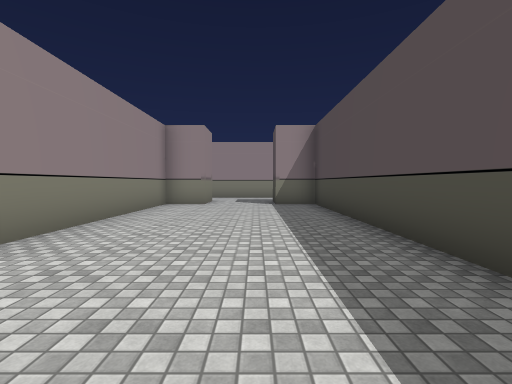
[1] (above)

24 first-person views from a walk through a Unity game level. The camera is 1.4 m above the floor, tilts 2° down and sees 85° across. The floor is counted in squares, 2 m on a side. Each view is taken from the middle of a square. On the plan, view 1 faces up. The plan holds only what a view shows up to about 9 squares ahead; the rest is blank. The place goes on beyond the plan. The player character is not drawn. Some surface patterns are stand-ins.

[2]
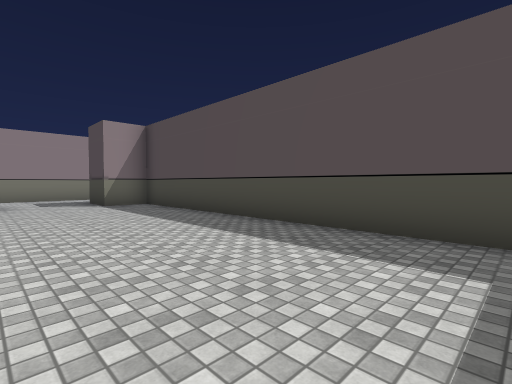

[3]
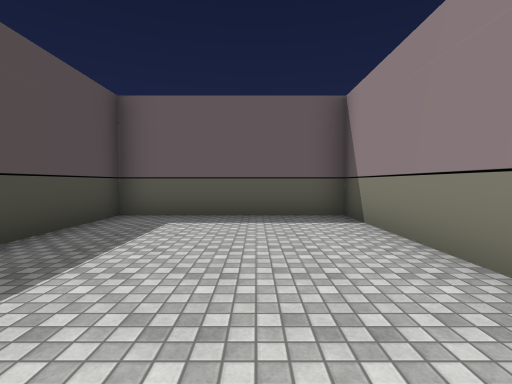

[4]
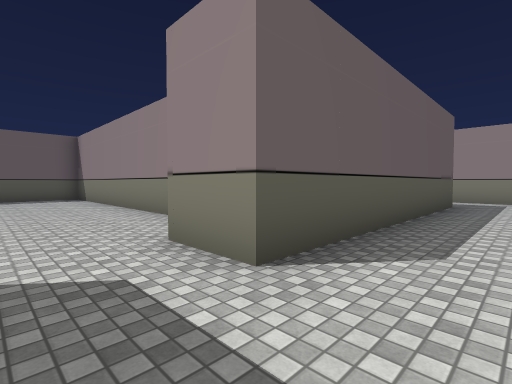

[5]
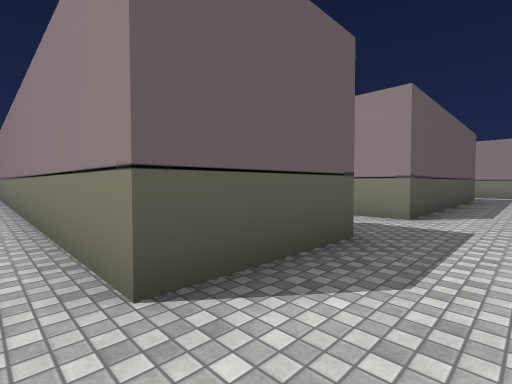

[6]
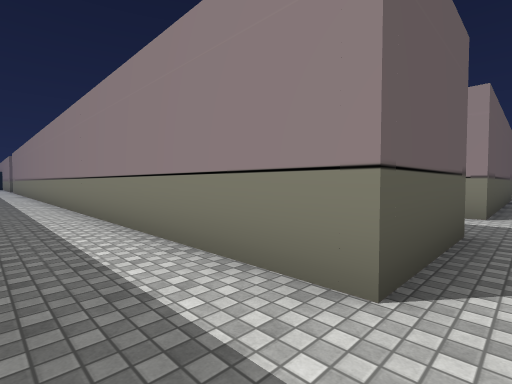

[7]
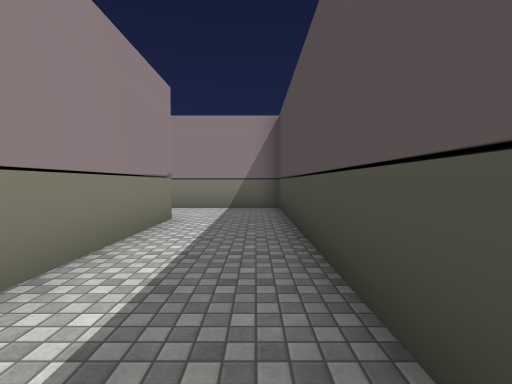

[8]
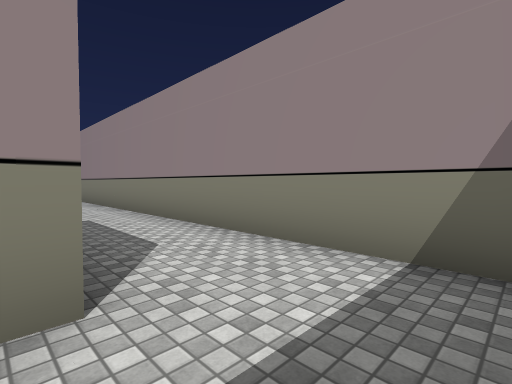

[9]
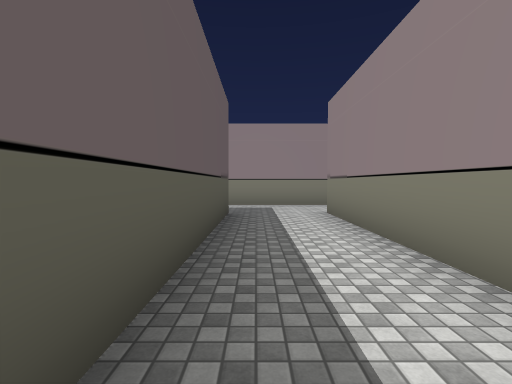

[10]
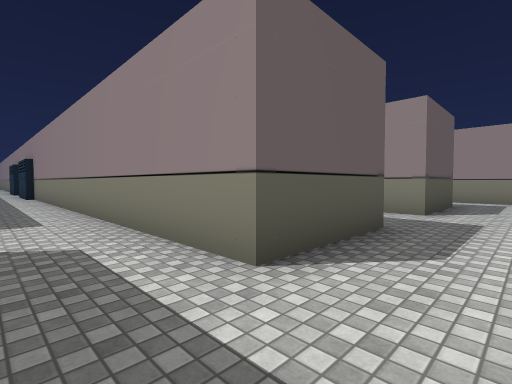

[11]
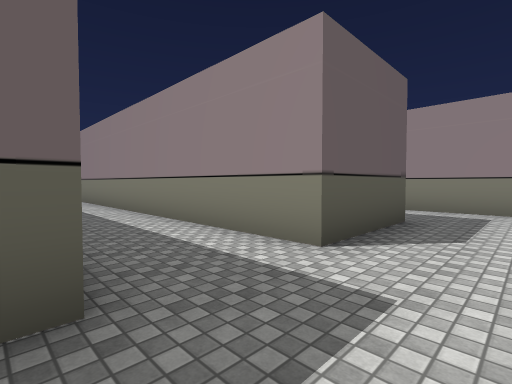

[12]
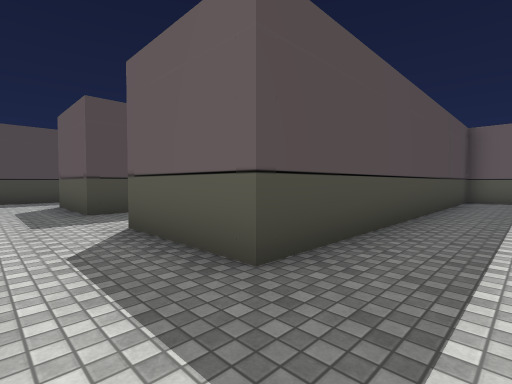

[13]
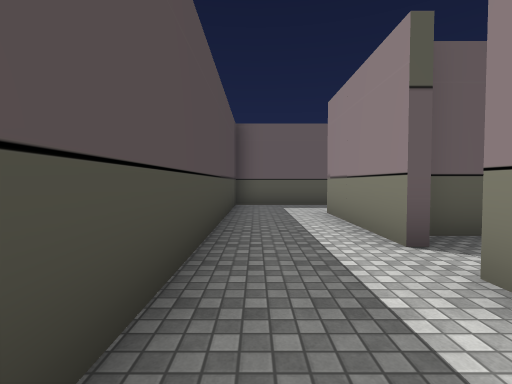

[14]
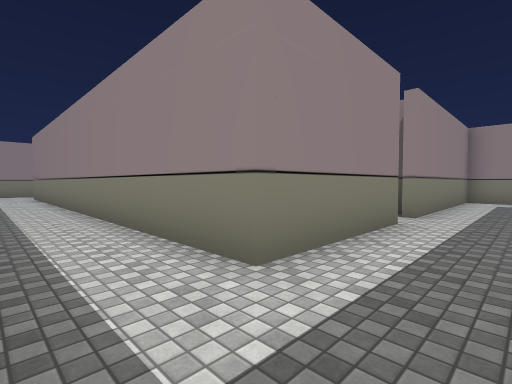

[15]
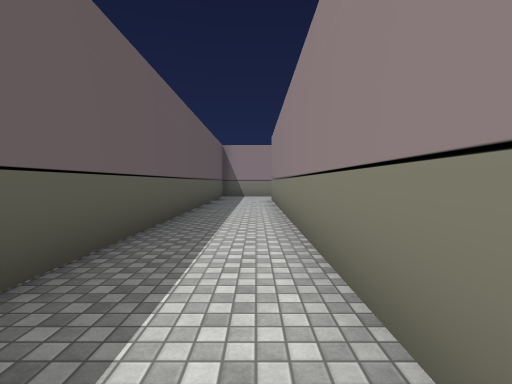

[16]
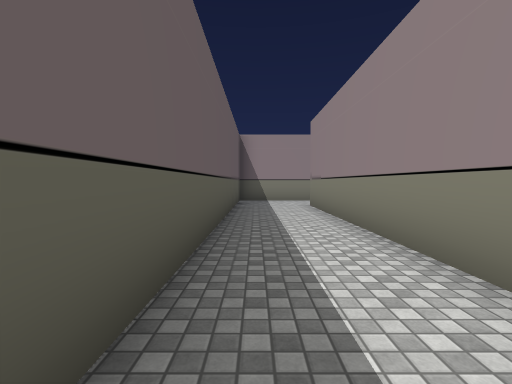

[17]
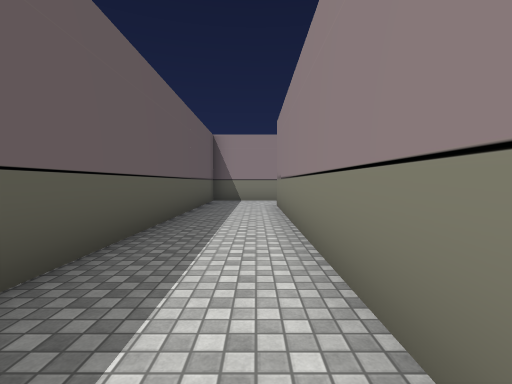

[18]
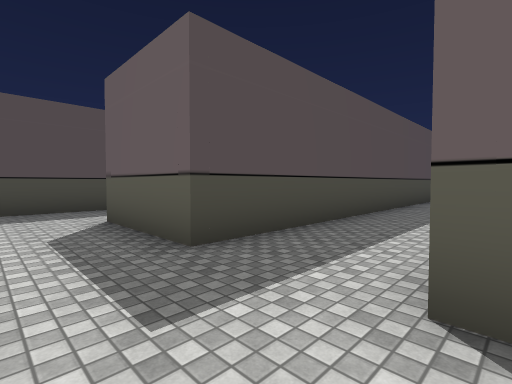

[19]
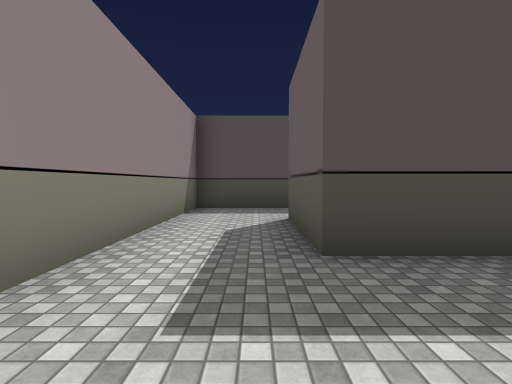

[20]
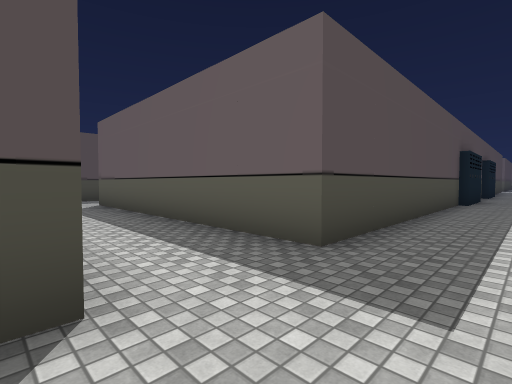

[21]
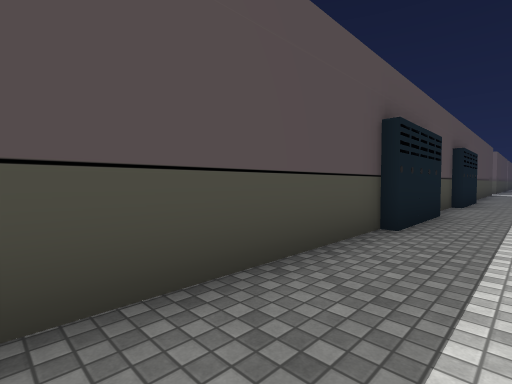

[22]
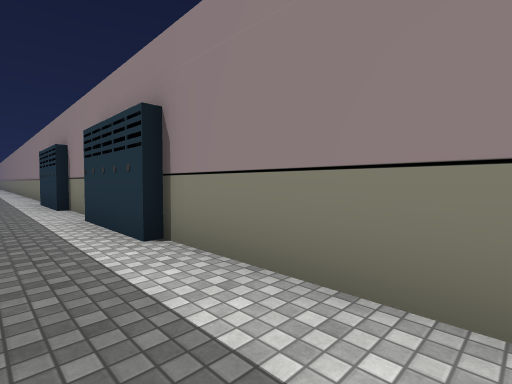

[23]
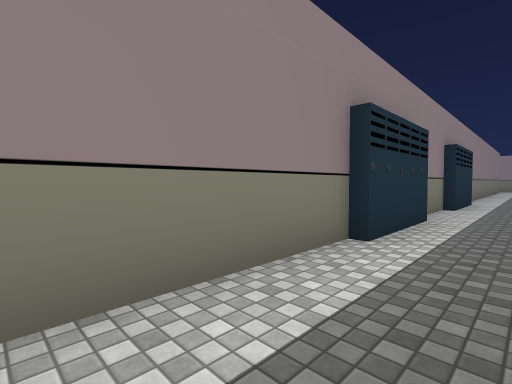

[24]
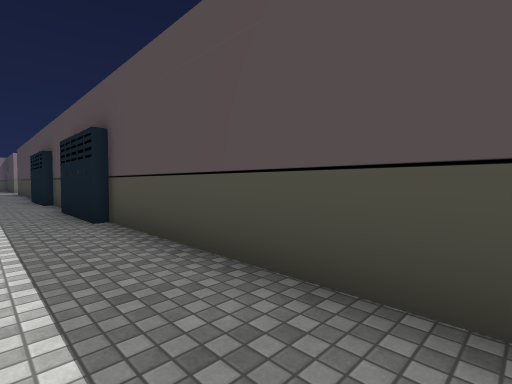

### Floor plan
Points are (right, up) in squares from view 1. A wall is a line through its corners. A room is listed if a view was taken in it or the views show most of it. See-through windows are left out.
Room 1 (views 1, 2, 3)
walls: (-1.6, 8.9) (-2.9, 8.9) (-2.9, -0.9) (1.9, -0.9) (1.9, 8.9) (0.6, 8.9)
ways out: opening at (-0.5, 9.5) to room 2
Room 2 (views 4, 5, 6, 7, 8, 9, 10, 11, 12, 13, 14, 15, 16, 17, 18, 19, 20, 21, 22, 23, 24)
walls: (-11.6, 0.2) (-11.6, -2.2); (-9.4, 2.8) (-9.4, 10.4) (-1.6, 10.4) (-1.6, 8.9); (-14.4, 6.9) (-14.4, 15.4) (-11.6, 15.4) (-11.6, 2.8); (-9.4, -2.2) (-9.4, 0.2); (-11.6, -4.6) (-11.6, -8); (-22.2, 5.4) (-19.4, 5.4) (-19.4, 15.4) (-16.6, 15.4) (-16.6, 6.9); (-21.6, 11.1) (-21.6, 7.6) (-34.4, 7.6); (-9.4, -10) (-9.4, -4.8); (-9.4, 14.6) (-9.4, 17.6) (-15.2, 17.6); (-21.6, 17.1) (-21.6, 12); (0.6, 8.9) (0.6, 10.1); (-20.5, 17.6) (-21.1, 17.6); (0.5, 10.4) (3.4, 10.4) (3.4, -0.1); (-34.5, 5.4) (-24.8, 5.4); (5.6, 5.6) (5.6, 12.6) (-9.4, 12.6) (-9.4, 13)
ways out: opening at (-0.5, 9.5) to room 1
objects: locker (-12, -4); locker (-12, 1); locker (-11, -5); locker (-11, -3); locker (-11, -2); locker (-11, 0); locker (-11, 2); locker (-11, 3); locker (-10, -5); locker (-10, -4); locker (-10, -3) to (-10, -2); locker (-10, 0); locker (-10, 1); locker (-10, 2) to (-10, 3); locker (-9, -3); locker (-9, 2)

Where each view was taken, in squares from view 1:
view 1: 0 up, 0 right, facing up
view 2: 0 up, 2 left, facing up-right
view 3: 5 up, 1 left, facing down
view 4: 12 up, 0 right, facing down-left
view 5: 12 up, 4 right, facing down-left
view 6: 11 up, 5 right, facing down-left
view 7: 5 up, 5 right, facing up
view 8: 10 up, 5 right, facing up-left
view 9: 11 up, 3 left, facing left
view 10: 17 up, 10 left, facing down-left
view 11: 17 up, 14 left, facing down-left
view 12: 17 up, 21 left, facing down-right
view 13: 14 up, 20 left, facing down
view 14: 6 up, 20 left, facing up-left
view 15: 7 up, 23 left, facing left
view 16: 6 up, 26 left, facing left
view 17: 7 up, 26 left, facing left
view 18: 17 up, 17 left, facing down-right
view 19: 16 up, 17 left, facing right
view 20: 13 up, 11 left, facing down-right
view 21: 7 up, 11 left, facing down-right
view 22: 6 up, 10 left, facing down-left
view 23: 8 down, 10 left, facing up-left
view 24: 10 down, 11 left, facing up-right
